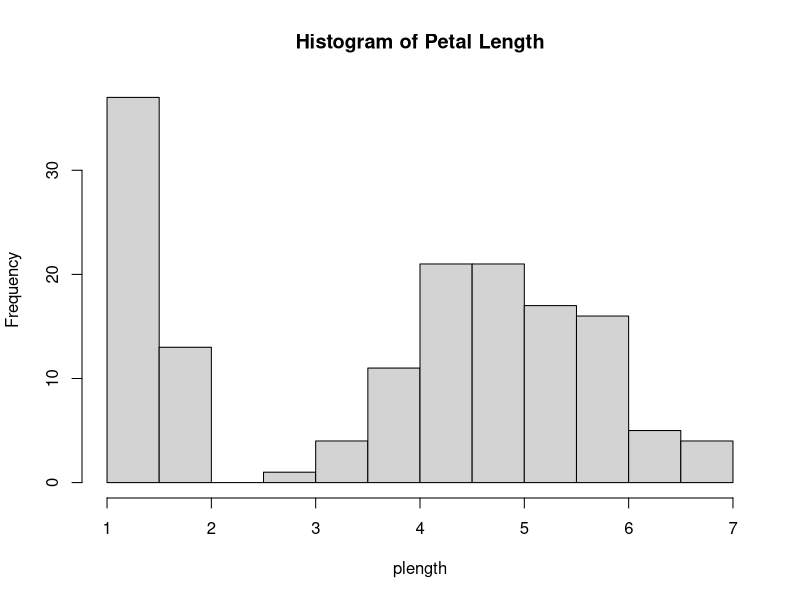

Reproduce this figure in R.
iris
head(iris)
avg <- (1+2)/2
irs <- iris

#get a vector of values from iris
plength <- iris$Petal.Length
typeof(plength)
is.vector(plength)
hist(plength, main="Histogram of Petal Length")

#adding a line for practice